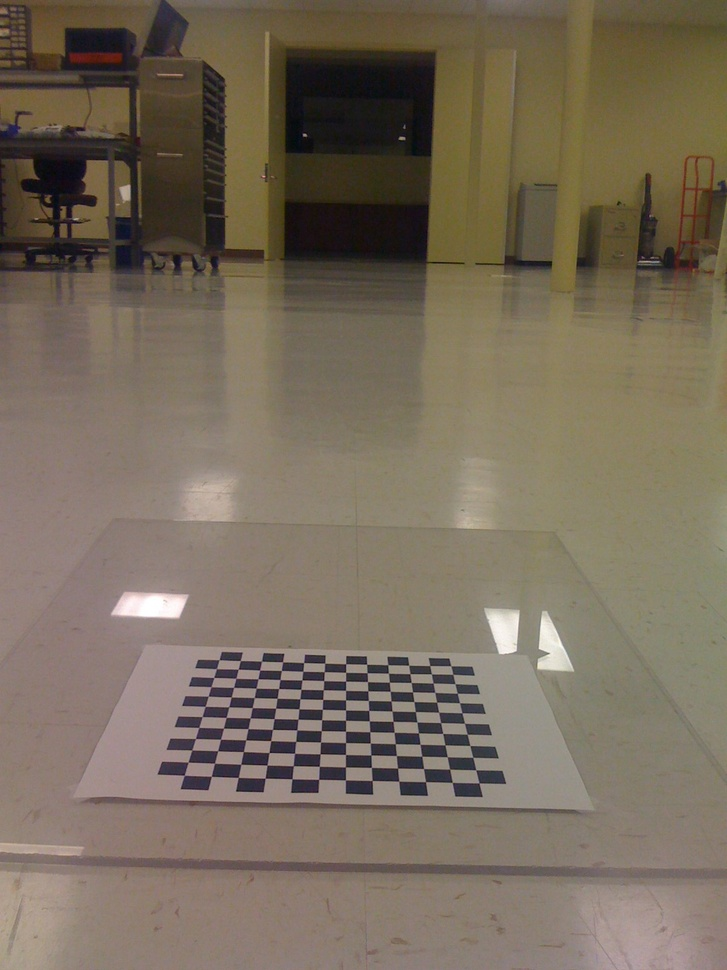
#> input picture Learning.OpenCV/birdseye/IMG_0214.jpg, 727 x 970 px, shrunk from 1200 x 1600 before the run
$ python line2.py ../../../../Learning.OpenCV/birdseye/IMG_0214.jpg   (Python 2 division)
#> lines starting #> are read from the running program, lines starting #| are printed output that depends on the picture
# -*- coding: utf-8 -*-
import sys
import numpy as np
import cv2
import matplotlib.pyplot as plt
#分段线性变换
def piecewiseLinear(image,point1,point2):
    #确保 point1 在 point2的左下角
    x1,y1 = point1
    x2,y2 = point2
    # 0 - point1.x
    a1 = float(y1)/x1
    b1 = 0
    # point1.x - point2.x
    a2 = float(y2-y1)/float(x2-x1)
    b2 = y1 - a2*x1
    print a2
    #point2.x - 255
    a3 = float(255 - y2)/(255-x2)
    b3 = 255 - a3*255
    #输出图像
    outPutImage = np.zeros(image.shape,np.uint8)
    #图像的宽高
    rows,cols = image.shape
    for r in xrange(rows):
        for c in xrange(cols):
            pixel = image[r][c]
            if pixel <= x1:
                outPixel = a1*pixel + b1
            elif pixel>x1 and pixel < x2:
                outPixel = a2*pixel + b2
            else:
                outPixel = a3*pixel + b3
            outPixel = round(outPixel)
            outPutImage[r][c] = outPixel
    return outPutImage
#主函数
if __name__ =="__main__":
    if len(sys.argv) > 1:
        image = cv2.imread(sys.argv[1],cv2.IMREAD_GRAYSCALE)
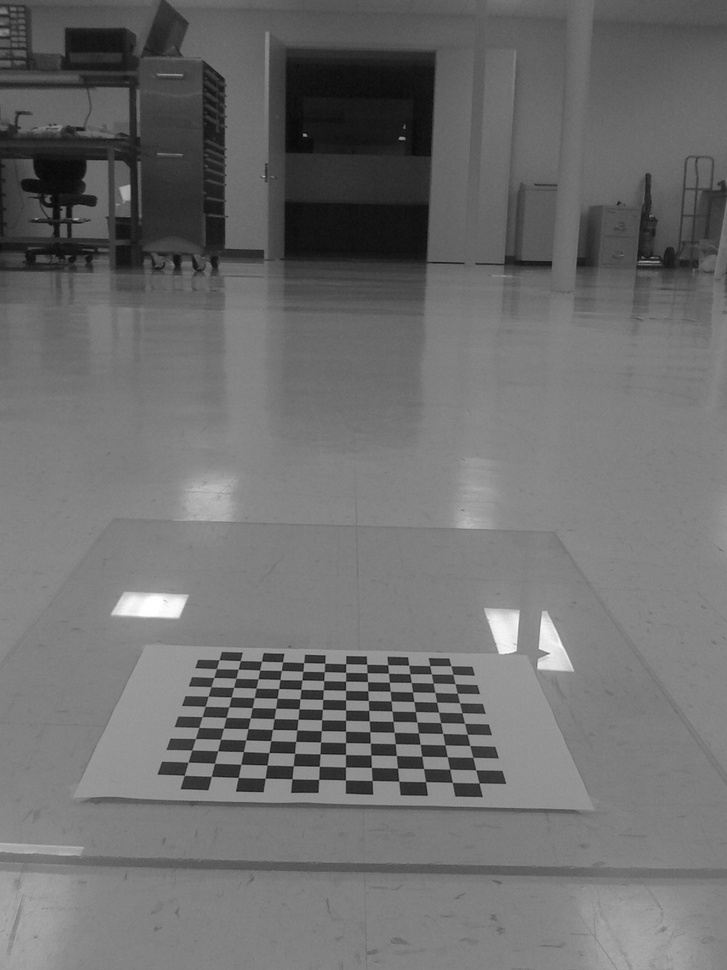
#> image: shape (970, 727); min 2, max 255, mean 109.9
    else:
        print "Usge:python piecewiseLinear.py imageFile"
    cv2.imshow("image",image)
    #分段线性变换
    outPutImage = piecewiseLinear(image,(100,50),(150,230))
#> after the loop in piecewiseLinear, `for r in xrange(rows):`:
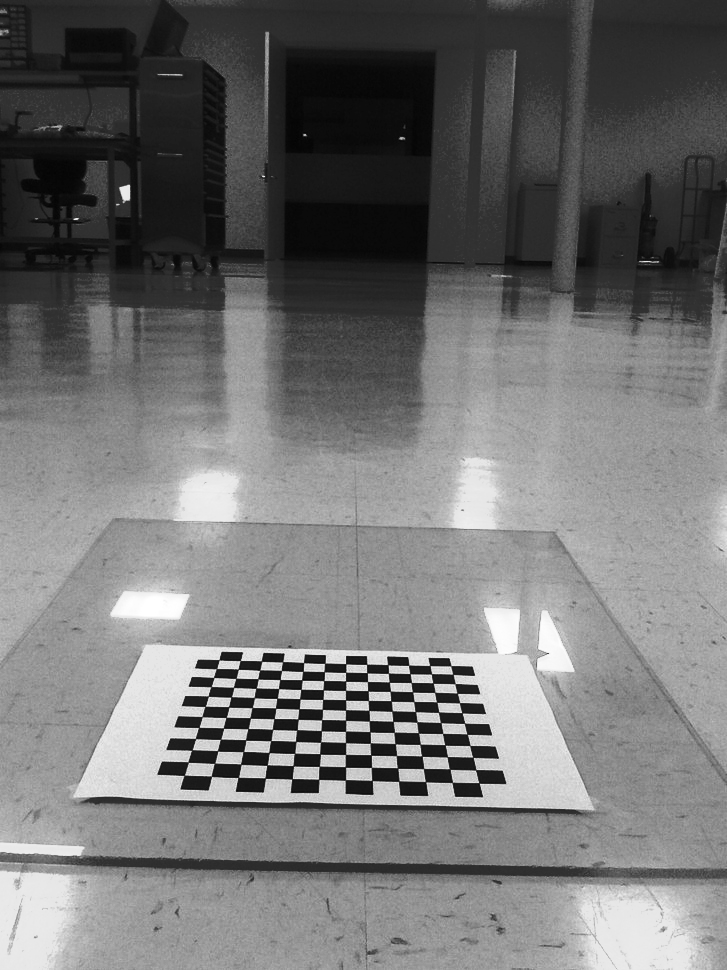
#> outPutImage: shape (970, 727); min 1, max 255, mean 114.5
    cv2.imshow("outPutImage",outPutImage)
    #保存变换后的图片
    cv2.imwrite("outPutImage.jpg",outPutImage)
    #显示直方图正规化后图片的灰度直方图
    #组数
    numberBins = 256
    #计算灰度直方图
    rows,cols = outPutImage.shape
#> rows = 970; cols = 727
    histSeq = outPutImage.reshape([rows*cols,])
    histogram,bins,patch_image= plt.hist(histSeq,numberBins,facecolor='black',histtype='bar')
#> histogram = 256 values, max 34014 at index 151, min 0 at index 2, mean 2754.6; bins = 257 values from 1 to 255; patch_image = 256 items
    #设置坐标轴的标签
    plt.xlabel(u"gray Level")
    plt.ylabel(u"number of pixels")
    #设置坐标轴的范围
    y_maxValue = np.max(histogram)
#> y_maxValue = 34014
    print y_maxValue
#| 34014.0
    plt.axis([0,255,0,y_maxValue])
    plt.show()
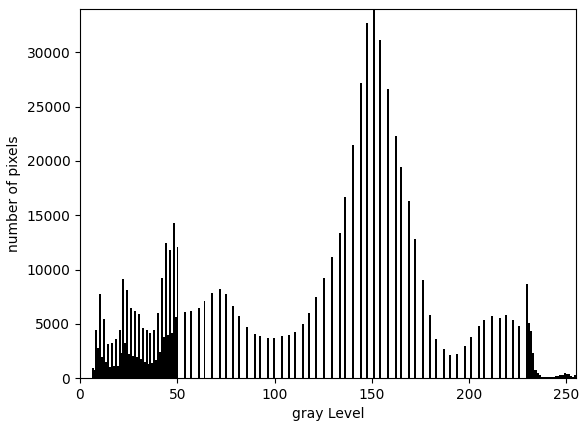
#> figure drawn by matplotlib, 1 panel; tallest bar 34014 high, from x = 150.8 to 151.8
    cv2.waitKey(0)
    cv2.destroyAllWindows()

$ run again, on Learning.OpenCV/birdseye/IMG_0217.jpg
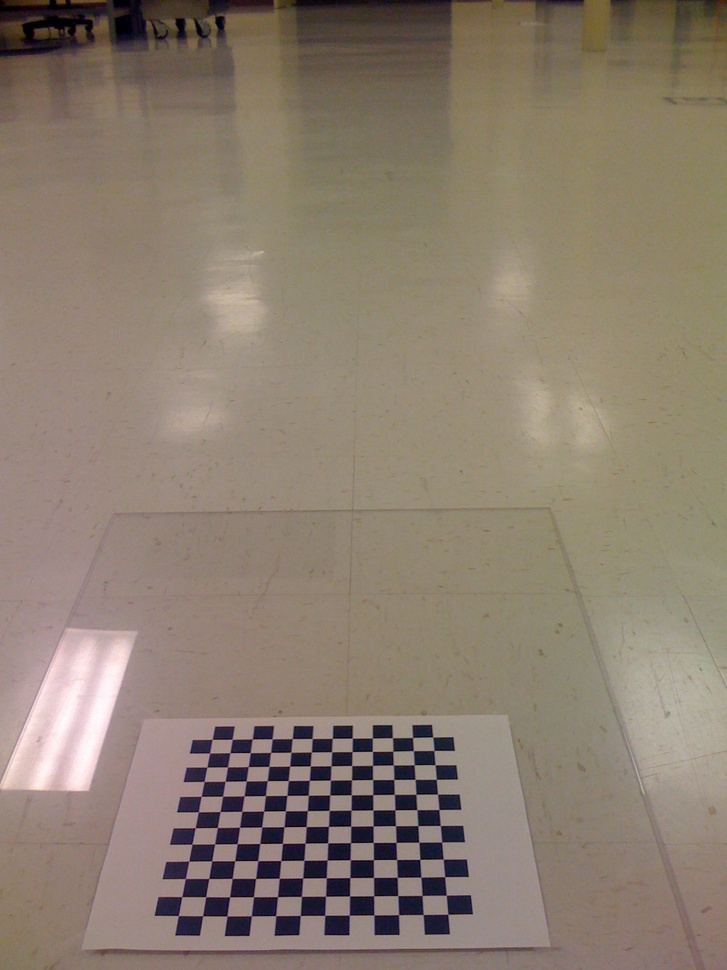
#> input picture Learning.OpenCV/birdseye/IMG_0217.jpg, 727 x 970 px, shrunk from 1200 x 1600 before the run
#> after the loop in piecewiseLinear, `for r in xrange(rows):`:
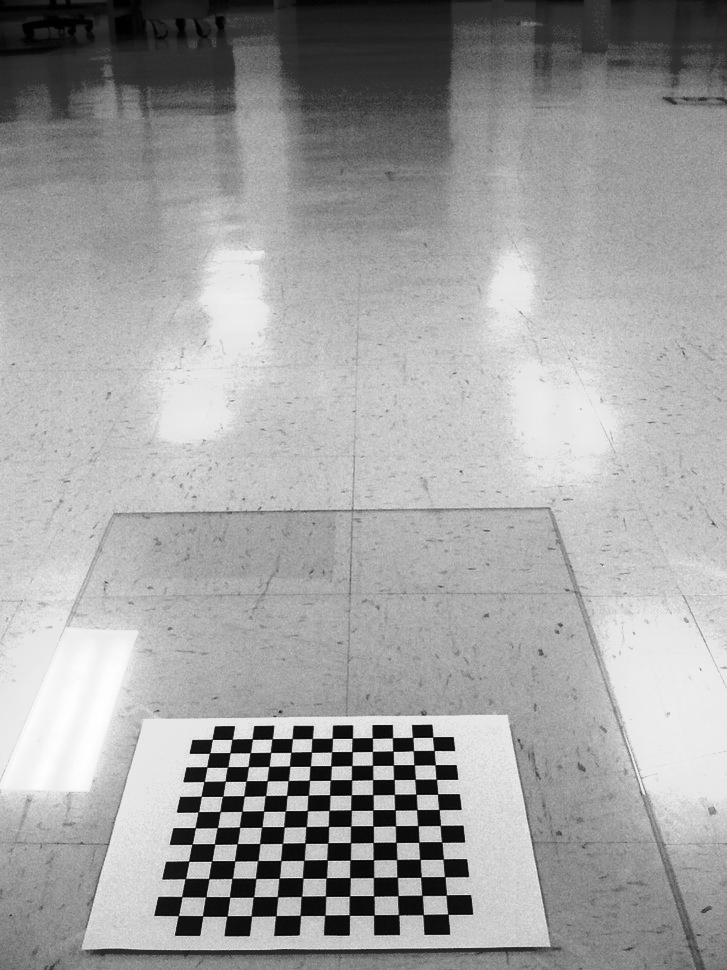
#> outPutImage: shape (970, 727); min 0, max 255, mean 160.5
#> histogram = 256 values, max 32203 at index 198, min 0 at index 51, mean 2754.6; bins = 257 values from 0 to 255; patch_image = 256 items
#> y_maxValue = 32203
#| 32203.0
#> `plt.show()`:
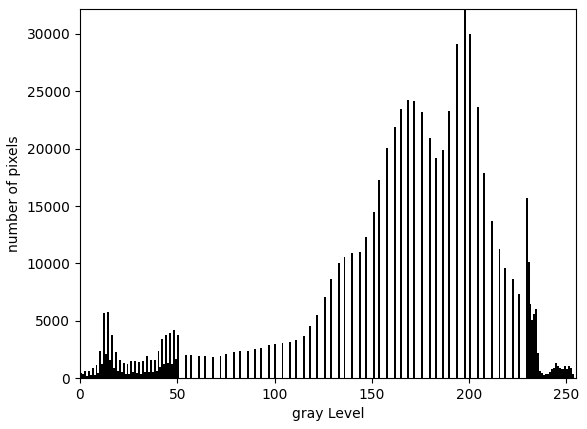
#> figure drawn by matplotlib, 1 panel; tallest bar 32203 high, from x = 197.2 to 198.2

$ run again, on Learning.OpenCV/birdseye/IMG_0218.jpg
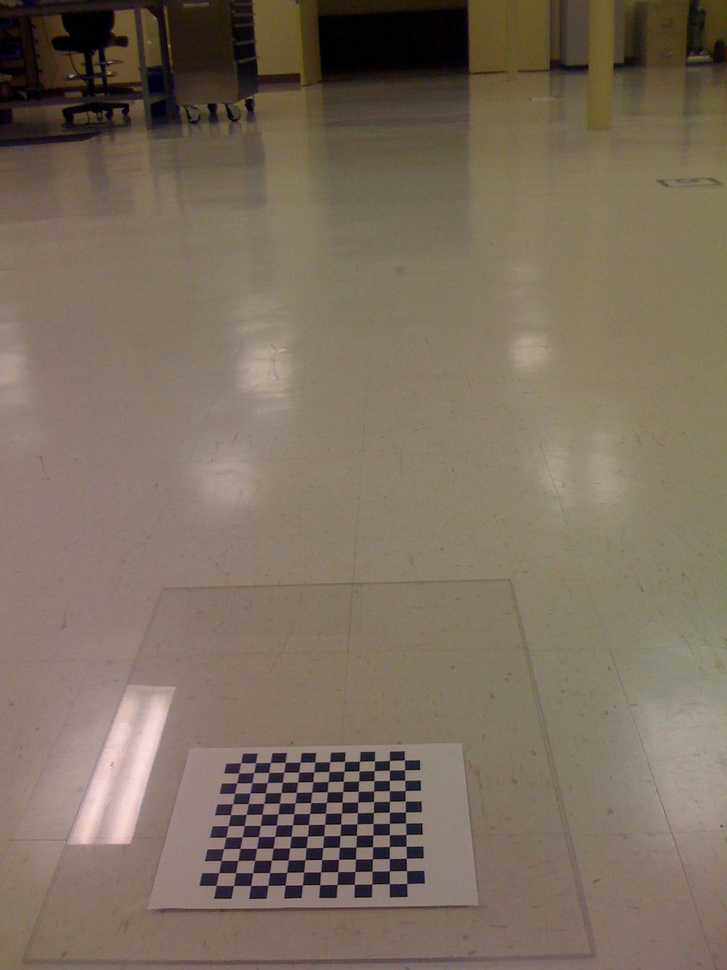
#> input picture Learning.OpenCV/birdseye/IMG_0218.jpg, 727 x 970 px, shrunk from 1200 x 1600 before the run
#> after the loop in piecewiseLinear, `for r in xrange(rows):`:
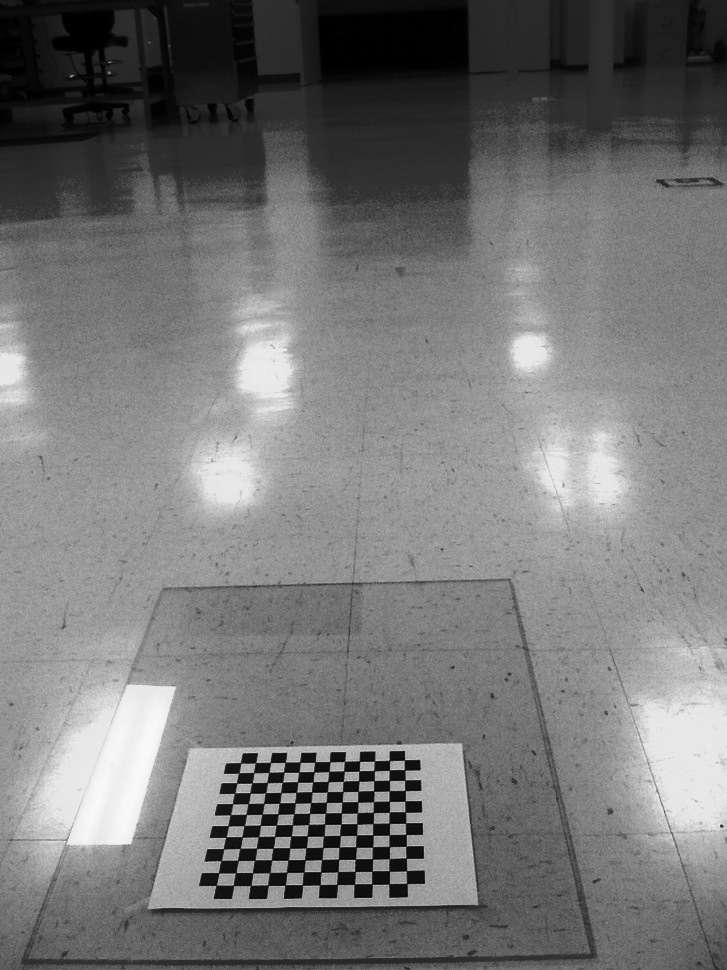
#> outPutImage: shape (970, 727); min 0, max 250, mean 118
#> histogram = 256 values, max 34335 at index 154, min 0 at index 42, mean 2754.6; bins = 257 values from 0 to 250; patch_image = 256 items
#> y_maxValue = 34335
#| 34335.0
#> `plt.show()`:
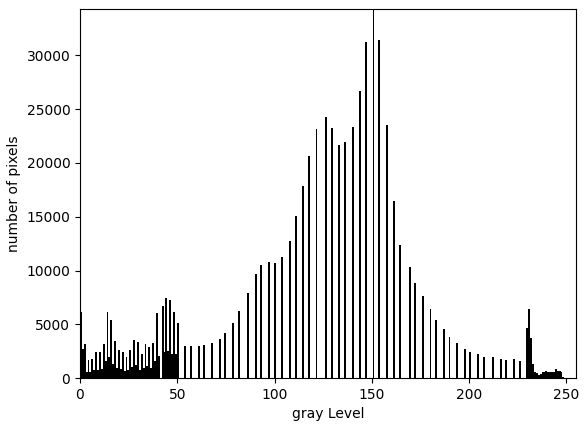
#> figure drawn by matplotlib, 1 panel; tallest bar 34335 high, from x = 150.4 to 151.4

$ run again, on Learning.OpenCV/birdseye/IMG_0219.jpg
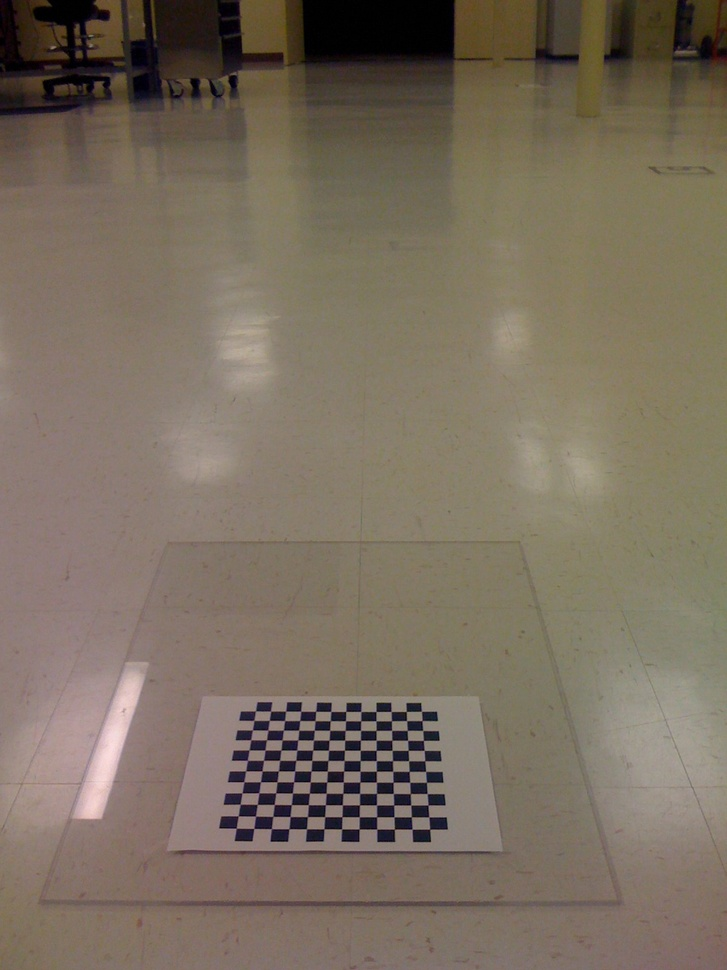
#> input picture Learning.OpenCV/birdseye/IMG_0219.jpg, 727 x 970 px, shrunk from 1200 x 1600 before the run
#> after the loop in piecewiseLinear, `for r in xrange(rows):`:
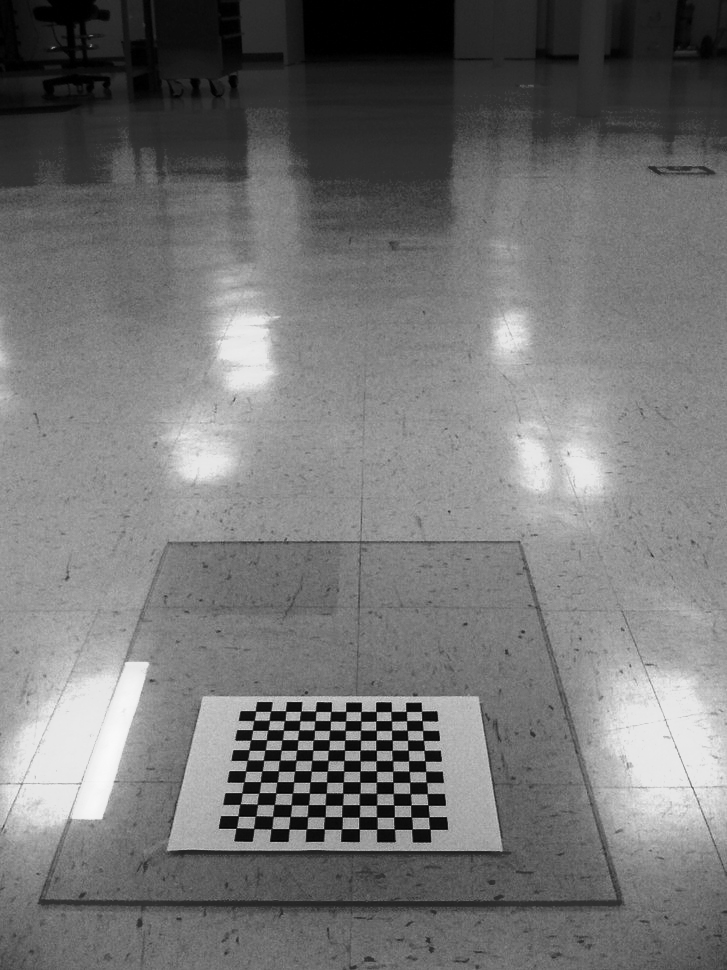
#> outPutImage: shape (970, 727); min 0, max 249, mean 116.3
#> histogram = 256 values, max 27626 at index 151, min 0 at index 36, mean 2754.6; bins = 257 values from 0 to 249; patch_image = 256 items
#> y_maxValue = 27626
#| 27626.0
#> `plt.show()`:
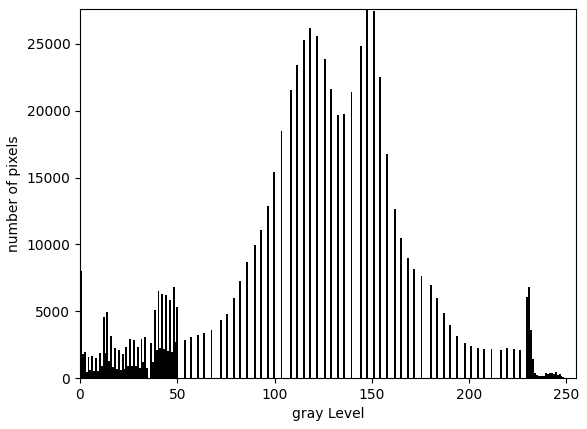
#> figure drawn by matplotlib, 1 panel; tallest bar 27626 high, from x = 146.9 to 147.8
